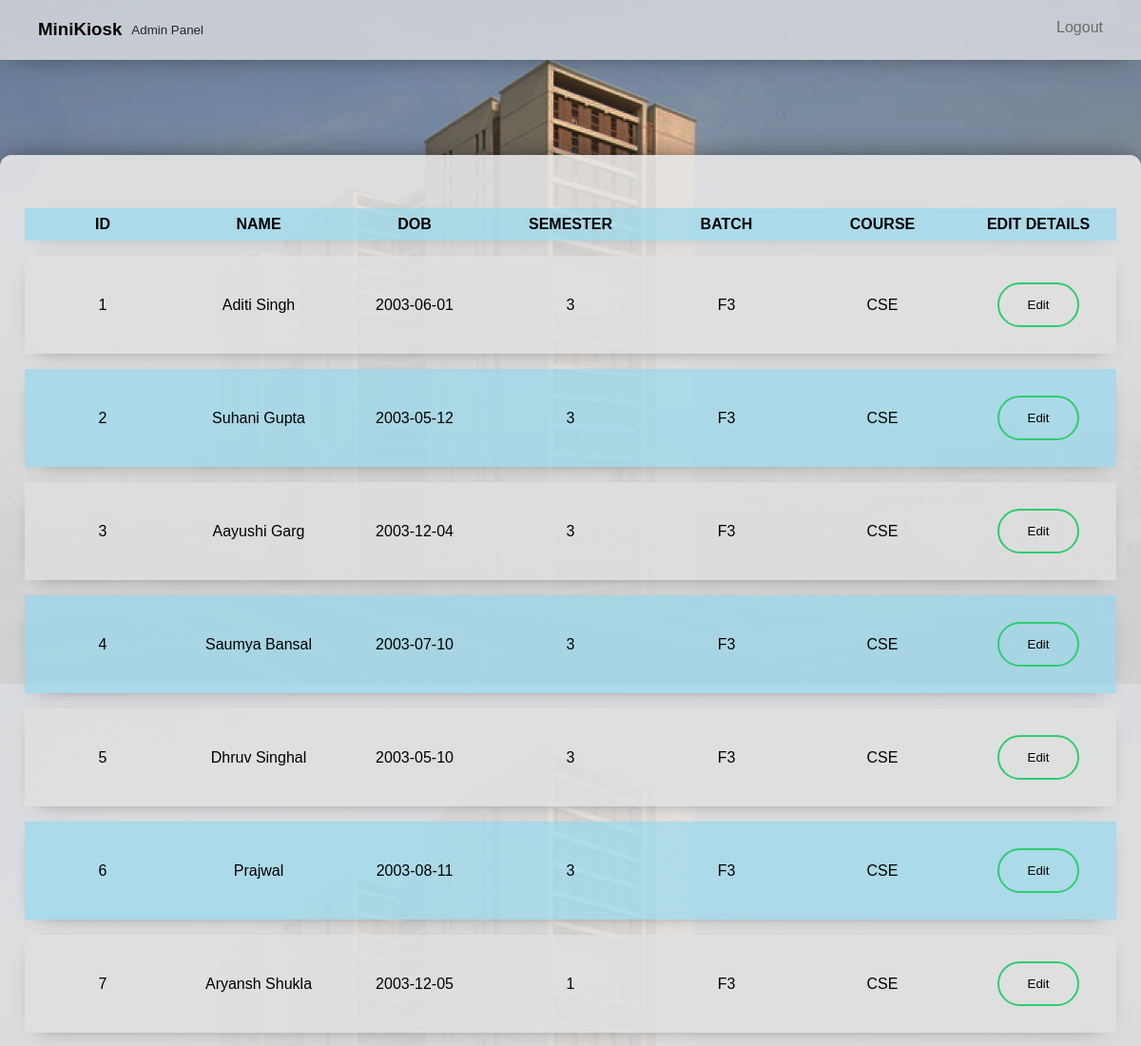
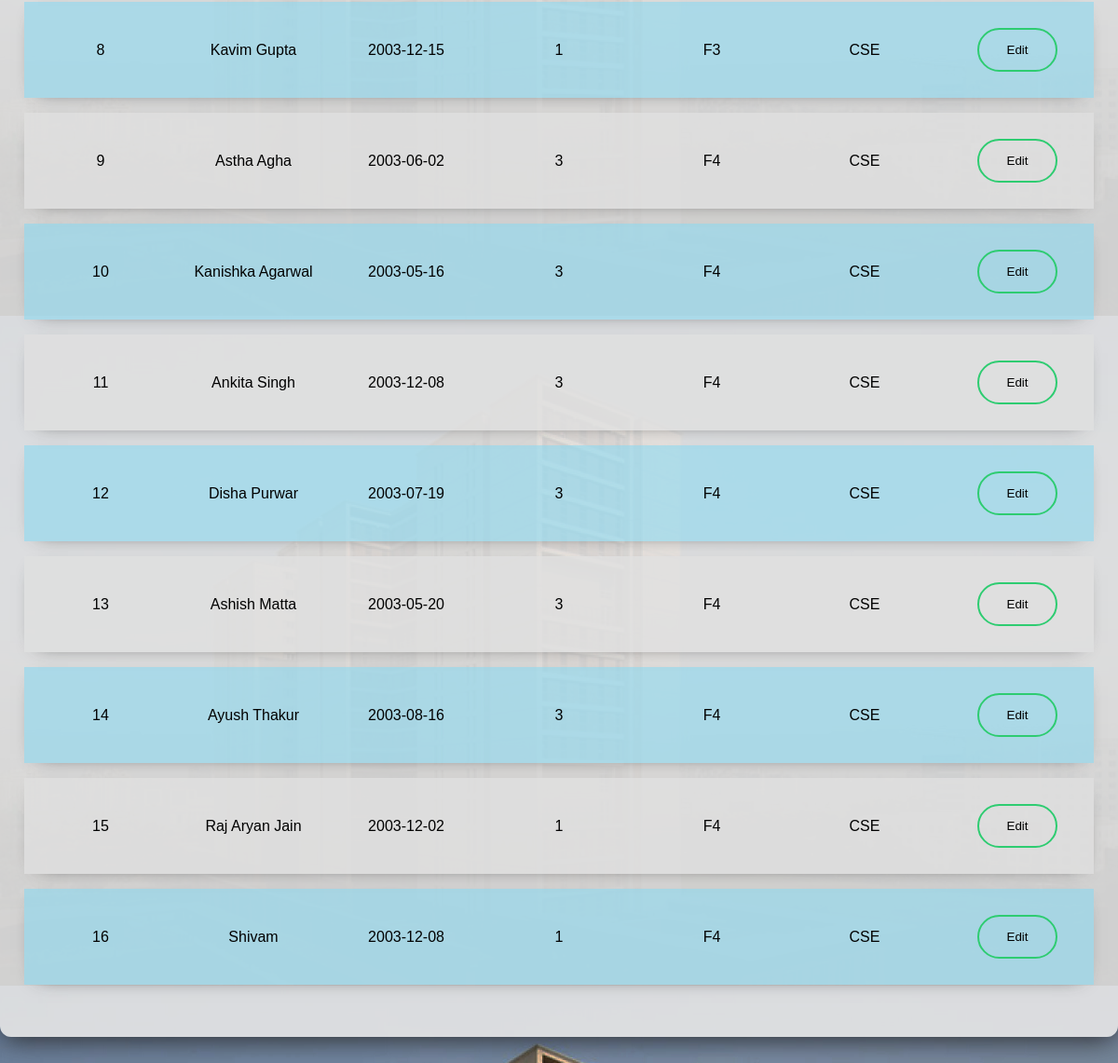
Screenshot of /admin/list_students.php (signed in) with the database file from the repository (2 pictures, top to bottom).
### tables this page shows
CREATE TABLE `student` (
  `id` int(11) NOT NULL,
  `name` varchar(255) DEFAULT NULL,
  `dob` date DEFAULT NULL,
  `semester` int(11) DEFAULT NULL,
  `batch` varchar(2) DEFAULT NULL,
  `course` varchar(255) DEFAULT NULL,
  `password` varchar(255) DEFAULT NULL
);

### admin/list_students.php (the view, shortened to what this page needs)
<!DOCTYPE html>
<html lang="en">
<head>
    <link rel="stylesheet" href="static/admin.css">
</head>
<body style='background-image: url("assets/jaypee.jpg"); background-size: 100%; background-attachment: fixed;'>
<div id="navbar">
        <div id="title">
            <h3>MiniKiosk</h3><small> <a href="index.php"> Admin Panel </a></small>
        </div>
        <div id="nav-items">
            <div class="nav-item"><a href="/dsw_proj/auth/logout.php">Logout</a></div>
        </div>
    </div>
<div id="table-wrapper">
    <table>
        <tr>
            <th>
                ID
            </th>
            <th>
                NAME
            </th>
            <th>
                DOB
            </th>
            <th>
                SEMESTER
            </th>
            <th>
                BATCH
            </th>
            <th>
                COURSE
            </th>
            <th>
                EDIT DETAILS
            </th>
        </tr>
        <?php
        $sql = "select id,name,dob,semester,batch,course from student";
        $students = mysqli_query($conn, $sql);
        foreach ($students as $student) {
            echo '<tr>';
            foreach ($student as $key => $val) {
                echo "<td>$val</td>";
            }
            $id = $student["id"];
            echo "<td><form action='update_student.php'>
                <input type='number' name='id' id='id' hidden value='$id'>
                <input type='submit' value='Edit'>
                </form></td>";
            echo '</tr>';
        }
        ?>
    </table>
</div>
</body>
</html>

### admin/static/admin.css (style rules this page uses)
* { margin: 0; padding: 0; font-family: sans-serif; }
#navbar { background-color: #e6e6e6be; padding: 20px; display: flex; justify-content: space-between; box-shadow: 0px 5px 30px -15px rgb(37, 37, 37); }
#title { display: flex; padding: 0 20px; }
#title small { margin: 4px 10px; }
#nav-items { display: flex; }
.nav-item { margin: 0 20px; transition: transform 0.05s ease-out; }
.nav-item a { color: #6b6b6b; text-decoration: none; }
input[type="submit"] { cursor: pointer; background: none; margin: 20px 0; padding: 14px 30px; border-radius: 24px; border: 2px solid #2ecc71; transition: 0.25s; }
#table-wrapper { text-align: center; padding: 40px; margin-top: 100px; margin-left: auto; margin-right: auto; margin-bottom: 100px; background: #e6e6e6e7; min-height: 220px; max-width: 1200px; box-shadow: 0px 5px 30px -3px rgb(37, 37, 37); border-radius: 12px; display: flex; flex-direction: column; justify-content: center; align-items: center; }
table { border-collapse: separate; border-spacing: 0 1rem; }
th, td, tr { min-width: 150px; padding: 8px 7px; text-align: center; }
tr { box-shadow: 0px 5px 20px -15px rgb(37, 37, 37); }
tr:nth-child(odd) { background-color: rgba(144, 216, 238, 0.637); }
tr:nth-child(even) { background-color: rgba(223, 223, 223, 0.808); }
td { margin: 10px; }
a { text-decoration: none; color:rgb(37, 37, 37) }

### rows the page displays
student: id "1", name "Aditi Singh", dob "2003-06-01", semester "3", batch "F3", course "CSE"
student: id "2", name "Suhani Gupta", dob "2003-05-12", semester "3", batch "F3", course "CSE"
student: id "3", name "Aayushi Garg", dob "2003-12-04", semester "3", batch "F3", course "CSE"
student: id "4", name "Saumya Bansal", dob "2003-07-10", semester "3", batch "F3", course "CSE"
student: id "5", name "Dhruv Singhal", dob "2003-05-10", semester "3", batch "F3", course "CSE"
student: id "6", name "Prajwal", dob "2003-08-11", semester "3", batch "F3", course "CSE"
student: id "7", name "Aryansh Shukla", dob "2003-12-05", semester "1", batch "F3", course "CSE"
student: id "8", name "Kavim Gupta", dob "2003-12-15", semester "1", batch "F3", course "CSE"
student: id "9", name "Astha Agha", dob "2003-06-02", semester "3", batch "F4", course "CSE"
student: id "10", name "Kanishka Agarwal", dob "2003-05-16", semester "3", batch "F4", course "CSE"
student: id "11", name "Ankita Singh", dob "2003-12-08", semester "3", batch "F4", course "CSE"
student: id "12", name "Disha Purwar", dob "2003-07-19", semester "3", batch "F4", course "CSE"
student: id "13", name "Ashish Matta", dob "2003-05-20", semester "3", batch "F4", course "CSE"
student: id "14", name "Ayush Thakur", dob "2003-08-16", semester "3", batch "F4", course "CSE"
student: id "15", name "Raj Aryan Jain", dob "2003-12-02", semester "1", batch "F4", course "CSE"
student: id "16", name "Shivam", dob "2003-12-08", semester "1", batch "F4", course "CSE"
